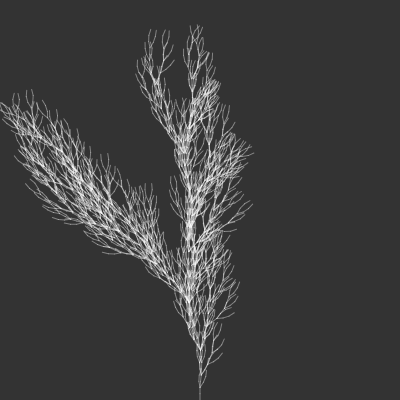
Frame 1 (no input)
Frame 60 (no input): identical to frame 1, image omitted
Frame 120 (the mouse pressed at the canvas centre since frame 60): identical to frame 1, image omitted

The p5.js sketch that drew this single still picture (run headless with seeded random() and noise() and a simulated clock; from frame 60 on, the mouse is pressed at the canvas centre):

// p5.js sketch
// ── sketch.js
let width = 400;
let height = 400;

let angleMin;
let angleMax;
let len = 100;

let axiom = "F";
let sentence;
let rules = [{
    a: "F",
    b: "FF+[+F-F-F]-[-F+F+F]"
}]
function setup() {
    createCanvas(width, height);
    background(51);

    angleMin = radians(10);
    angleMax = radians(20);
    sentence = axiom;
    createP(axiom);
    let button = createButton("generate");
    button.mousePressed(generate);
    generate();
    generate();
    generate();
    generate();
    turtle();
}


function draw() {

}

function turtle() {
    background(51);
    resetMatrix();
    translate(width/2, height);
    stroke(255, 255,255,100);
    for (let i = 0; i < sentence.length; i++) {
        let current = sentence.charAt(i);
        if (current == "F") {
            line(0, 0, 0, -len);
            translate(0, -len);
        } else if (current == "+") {
            rotate(random(angleMin,angleMax));
        } else if (current == "-") {
            rotate(-random(angleMin,angleMax));
        } else if (current == "[") {
            push();
        } else if (current == "]") {
            pop();
        }
    }
}

function generate() {
    len *= 0.5;
    let nextSentence = "";
    for (let i = 0; i < sentence.length; i++) {
        let current = sentence.charAt(i);
        let found = false;
        for (let j = 0; j < rules.length; j++) {
            if (current == rules[j].a) {
                found = true;
                nextSentence += rules[j].b;
                break;
            }
        }
        if (!found) {
            nextSentence += current;
        }

    }
    sentence = nextSentence;
    createP(sentence);
    turtle();
}
